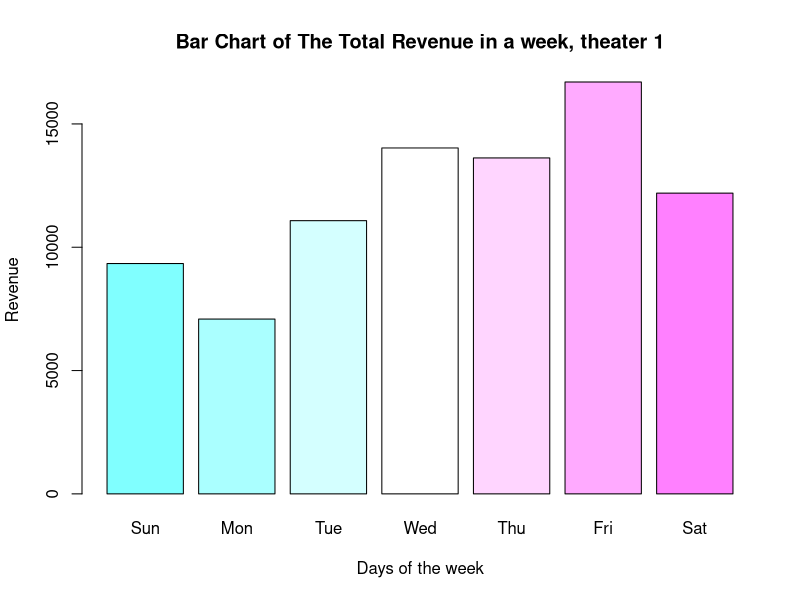
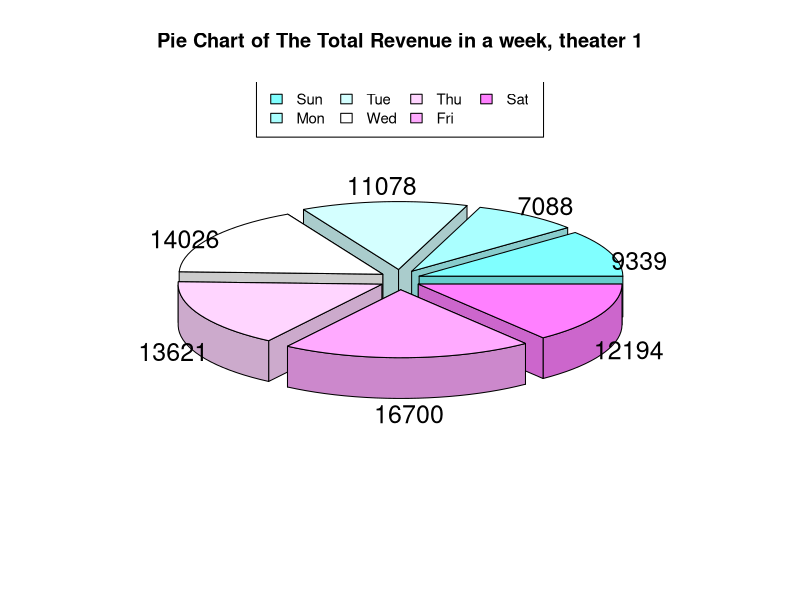
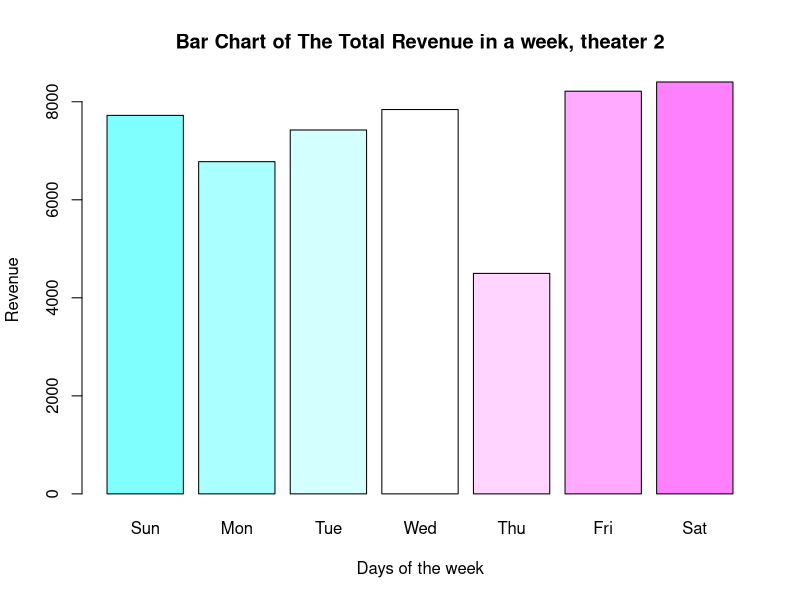
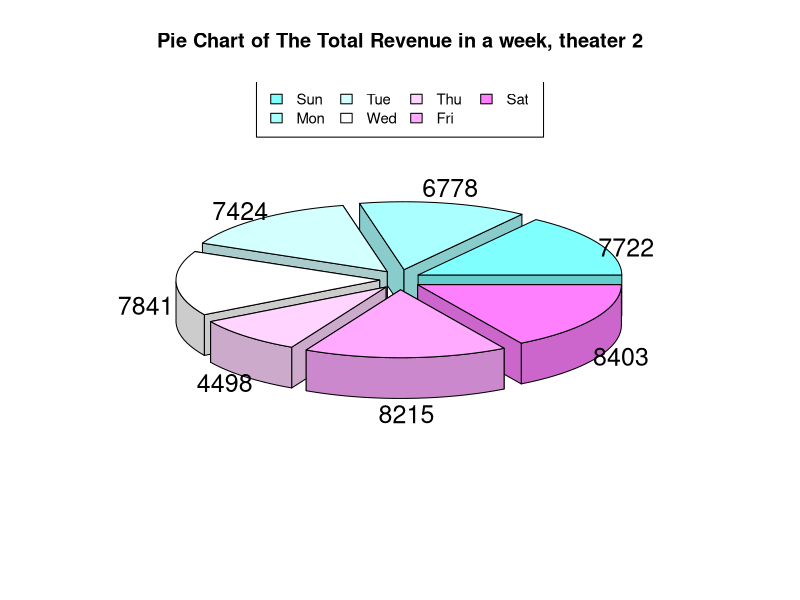

Generate these figures, in order, with R:
# Potential Questions to Answer:
# 1. Create snacks that the customers can buy and randomize who buys which snack
# 2. Pretend you own multiple theaters and run two simulations to represent each theater and plot the results
# 3. Create conditional statements for movies that may be PG-13 and children are not allowed to watch

snacks_revenue <- function(theater_vistors , snacks){
  total_prices <- rep(0 , 5)
  # every adult can have 1 type of snack or none 
  for(v in 1:theater_vistors){
    num_of_snacks_bought = sample(c(0,1) , 1)
    # if the customer buys something 
    if(num_of_snacks_bought > 0){
      # choose 1 random snack
      random_type_of_snack = sample (length(snacks[, 1]) , 1) # snack index
      # add the price to the total price for that index
      total_prices[random_type_of_snack] = total_prices[random_type_of_snack] + snacks[random_type_of_snack , 2]
    }
  }
  total_prices
}

revenue_visual <- function(theater_num , total_revnues_per_day , days_week){
  # Make a bar chart showing total revenue per day
  barplot(
    total_revnues_per_day,
    xlab = "Days of the week",
    ylab = "Revenue",
    names.arg = days_week ,
    main = paste0("Bar Chart of The Total Revenue in a week, theater ",theater_num),
    col = cm.colors(length(total_revnues_per_day))
  )
  
  # Make any other chart
  
  # Simple Pie Chart
  #install.packages('plotrix') <--- this need to be installed
  library(plotrix)
  pie3D(
    total_revnues_per_day,
    labels = total_revnues_per_day,
    explode = 0.1 ,
    main = paste0("Pie Chart of The Total Revenue in a week, theater ",theater_num),
    col = cm.colors(length(total_revnues_per_day))
  )
  legend(
    "top",
    days_week ,
    cex = 0.9,
    ncol = 4,
    fill = cm.colors(length(total_revnues_per_day))
  )
}

calculate_revenue <- function(visitors_adults , visitors_children , snacks , ticket_cost , ticket_cost_child){
  # Calculate the revenue for adults and children
  adults_revenue <- visitors_adults * ticket_cost
  children_revenue <- visitors_children * ticket_cost_child
  
  #  adult snack revenue
  adults_snack_revenue = snacks_revenue(visitors_adults , snacks)
  
  # children snacks revenue
  children_snack_revenue = snacks_revenue(visitors_children , snacks)
  
  # total snack revenue
  total_snack_revenue = adults_snack_revenue + children_snack_revenue
  
  # Calculate revenue, and add to running total for the day
  revenue = (adults_revenue  + children_revenue + sum(total_snack_revenue))
  
  revenue
}

theater <- function(theater_num , screens , seats , movies , movie_rating){
  
  week_days <- rep(0, 7)  # Store totals for each day
  total_revnues_per_day <- rep(0, 7)
  total_snack_revenue <- rep(0, 7)
  snacks <-
    data.frame(
      type = c('Popcorn' , 'Nachos' , 'Chocolate' , 'Chips' , 'Ice Cream') ,
      price = c(10 , 15 , 5 , 7 , 10)
    )
  # Cost for adults and children
  ticket_cost <- 70
  ticket_cost_child <- 60
  
  # iterate through the week
  for (day in 1:length(week_days)) {
    # Keep track of total revenue for the day
    total_revnues_per_day[day] <- 0
    week_days[day] <- day
    total_revenue <- 0
    
    # iterate through the amount of screens on a particular day
    for (s in 1:screens) {
      # Calculate  how many adults and children are watching the movie
      visitors_adults <- 0
      visitors_children <- 0
      
      # check the rating for each movie
      if(movie_rating[s] == 'PG-13'){
        # only adults
        visitors_adults = sample(seats, 1)
        revenue = calculate_revenue(visitors_adults , visitors_children = 0 , snacks , ticket_cost , ticket_cost_child)
      }else{
        # both adults and children can watch 
        visitors_adults = sample(seats, 1)
        seats_remaining <- seats - visitors_adults
        visitors_children <- sample(seats_remaining, 1)
        revenue = calculate_revenue(visitors_adults , visitors_children , snacks , ticket_cost , ticket_cost_child)
      }
      # calculate the total revenue for each screen in a day
      total_revenue = total_revenue + revenue
    }
    # Save total to the corresponding day
    total_revnues_per_day[day] = total_revenue
  }
  week_days
  total_snack_revenue
  total_revnues_per_day
  days_week = c("Sun" , "Mon" , "Tue" , "Wed" , "Thu" , "Fri" , "Sat")

  revenue_visual(theater_num , total_revnues_per_day , days_week)
  # Which day had the highest revenue?
  index_of_max = which.max(total_revnues_per_day)
  day_max = days_week[index_of_max]
  print(
    paste0(
      "The Busiest Day in theater number ",theater_num," is : ",
      day_max ,
      ",  With total revenue : " ,
      total_revnues_per_day[index_of_max]
    )
  )
  
}

movies <-
  c('Greenland',
    'The Invisble Man',
    'Taxi Driver',
    'Frozen 2',
    'Mulan' ,
    'Greyhound')  # List 5 of your favorite movies

movie_rating = c('PG-13' , 'R' , 'Not Rated' , 'PG' , 'PG-13' , 'PG-13')

#simulate 2 theaters
theater(theater_num = 1 , screens = 5 , seats = 50  , movies , movie_rating)
theater(theater_num = 2 , screens = 6 , seats = 25  , movies , movie_rating)
